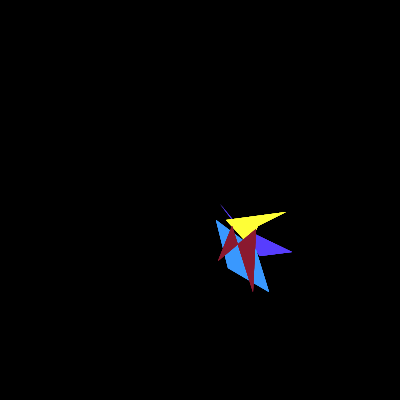
Frame 1 (no input)
Frame 60 (the mouse pressed at the canvas centre just before this capture): identical to frame 1, image omitted
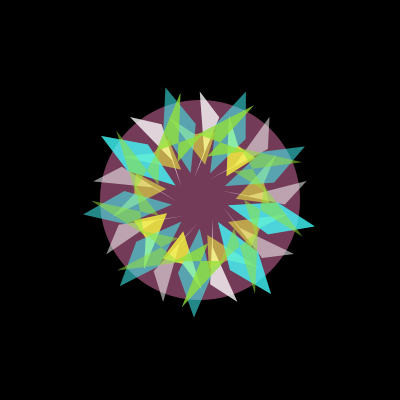
Frame 120 (the mouse held since frame 60 and released just before this capture)

The Processing sketch that drew these frames (run headless with seeded random() and noise(); from frame 60 on, the mouse is pressed at the canvas centre):

// Processing sketch: processing_91268
// ── processing_91268.pde

void setup()
{
  size(400,400);
  smooth();
  background(0);
  noFill();
}

void draw()
{
    // création d'une variable pour chaque couleur
  
  int R;
  R = mouseX/20;
  int V;
  V = mouseX;
  int B;
  B = mouseX/20;
  int T;
  T = mouseY/20;
  
  // création d'une variable pour les paramètres du cercle
  int E;
  E = mouseX;
  int F;
  F = mouseY;
  
  background(0);
  // Point de départ sur un cercle invariable
  noStroke();
  fill(V+57,R+120,R+183,T+105);
  ellipse(200,200,E,E);

  // J'applique que le jeu de forme se fera à partir du centre du cercle
  // J'applique une boucle for pour pouvoir faire tourner mes formes
  translate(width/2, height/2);
  for (int i=0;i<360;i+=30){
  
  // création d'une variable A pour la taille de ma forme
  int A;
  A = mouseX/100;
  
  // rotation de quadrilatère violet
rotate(radians(mouseY));
fill(V+88,V+61,B+255,T+125);
quad(A+20, A+4, A+38, A+26, A+92, A+52, A+60, A+56);} 

 // 2E PARTIE
 // création d'une variable B pour la taille de ma forme
 int Bl;
 Bl = mouseY/100;
 
 // rotation de quadrilatère blanc + boucle for
for (int i=0;i<360;i+=30){ 
rotate(radians(mouseX));
fill(R+255,B+255,B+55,T+125);
quad(Bl+26, Bl+20, Bl+86, Bl+12, Bl+58, Bl+26, Bl+49, Bl+45);}

 // 3E PARTIE
 // création d'une variable C pour la taille de la forme
 int C;
 C = mouseX/100;
 
 //rotation de quadrilatère bleu + boucle for
for (int i=0;i<360;i+=30){
rotate(radians(mouseY));
fill(R+57,V+154,B+255,T+125);
quad(C+16, C+20, C+28, C+68, C+69, C+92, C+56, C+50);}

 // 4E PARTIE
 // création d'une variable D pour la taille de la forme
 int D;
 D = mouseY/100;
 
 //rotation de quadrilatère rouge + boucle for
for (int i=0;i<360;i+=30){
rotate(radians(mouseX));
fill(R+138,V+25,B+46,T+125);
quad(D+18, D+61, D+32, D+26, D+53, D+92, D+56, D+29);}
 
//  noLoop();
}
